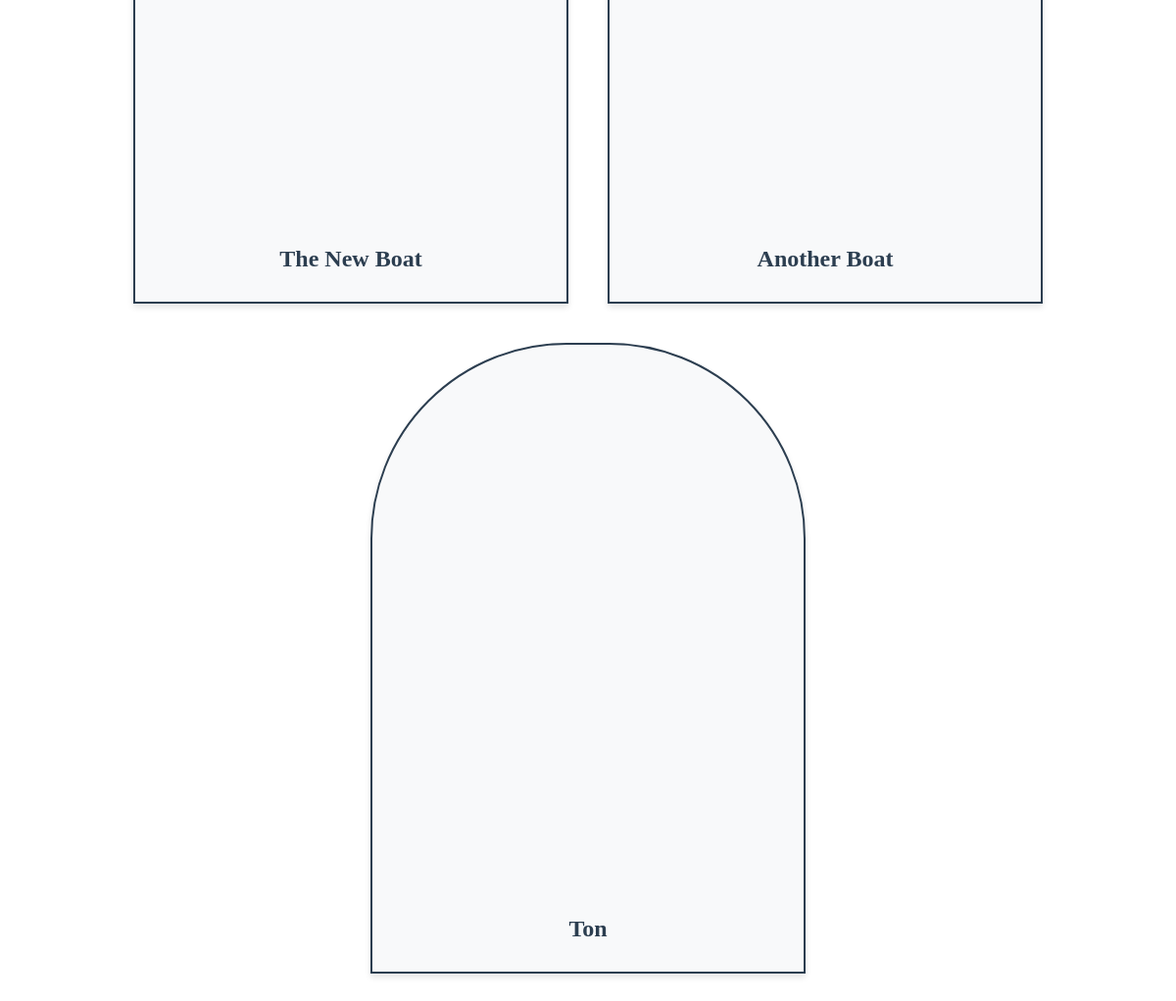
Before: /cabins/ (lower part) with the older database file.
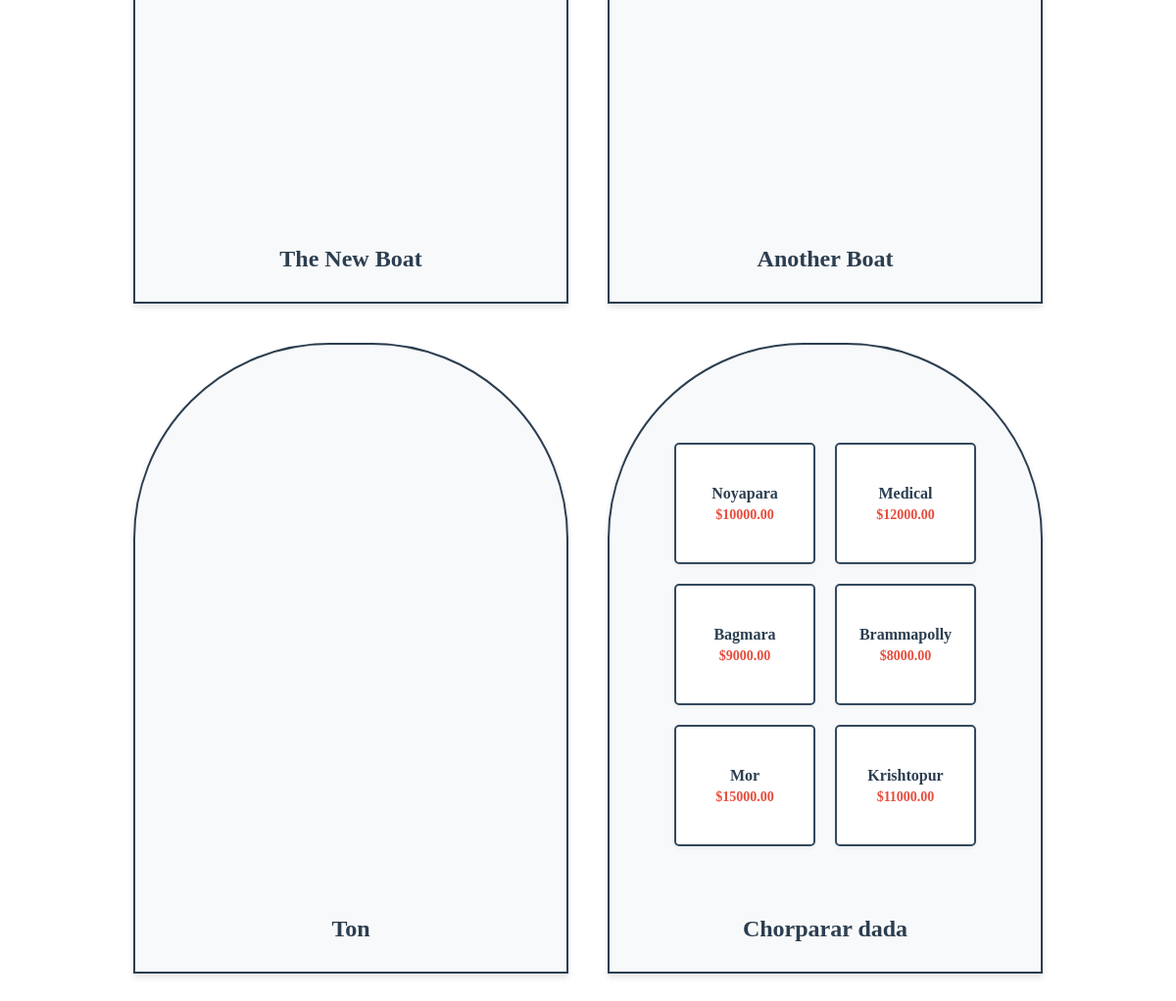
After: the same page with the newer database file.
### boats/models.py (models this page shows)
class Boat(models.Model):
    owner_profile = models.ForeignKey(BoatOwnerProfile, on_delete=models.CASCADE, related_name='boats')
    name = models.CharField(max_length=255)
    description = models.TextField(blank=True, null=True)
    price = models.DecimalField(max_digits=10, decimal_places=2)
    type = models.CharField(
        max_length=50,
        choices=[('House boat', 'House boat'), ('Semi House boat', 'Semi House boat'), ('Traditional boat', 'Traditional boat')]
    )
    cabin_quantity = models.IntegerField()
    is_reserved = models.BooleanField(default=False)
    booked_dates = models.TextField(blank=True, null=True)
    length = models.DecimalField(max_digits=10, decimal_places=2, blank=True, null=True)
    width = models.DecimalField(max_digits=10, decimal_places=2, blank=True, null=True)
    height = models.DecimalField(max_digits=10, decimal_places=2, blank=True, null=True)
    photos = models.ImageField(upload_to='images/', blank=True, null=True)
    created_by = models.IntegerField(blank=True, null=True)
    created_at = models.DateTimeField(auto_now_add=True)
    updated_by = models.IntegerField(blank=True, null=True)
    updated_at = models.DateTimeField(auto_now=True)
    deleted_by = models.IntegerField(blank=True, null=True)
    deleted_at = models.DateTimeField(blank=True, null=True)

class Cabin(models.Model):
    boat = models.ForeignKey(Boat, on_delete=models.CASCADE, related_name='cabins')
    name = models.CharField(max_length=255)
    cabin_no = models.CharField(max_length=50)
    description = models.TextField(blank=True, null=True)
    price = models.DecimalField(max_digits=10, decimal_places=2)
    booked_dates = models.TextField(blank=True, null=True)
    length = models.DecimalField(max_digits=10, decimal_places=2, blank=True, null=True)
    width = models.DecimalField(max_digits=10, decimal_places=2, blank=True, null=True)
    height = models.DecimalField(max_digits=10, decimal_places=2, blank=True, null=True)
    photos = models.TextField(blank=True, null=True)
    created_by = models.IntegerField(blank=True, null=True)
    created_at = models.DateTimeField(auto_now_add=True)
    updated_by = models.IntegerField(blank=True, null=True)
    updated_at = models.DateTimeField(auto_now=True)
    deleted_by = models.IntegerField(blank=True, null=True)
    deleted_at = models.DateTimeField(blank=True, null=True)

### boats/views.py (the view)
# urls.py: path('cabins/', views.cabin_list_view, name='cabins'),
def cabin_list_view(request):
    boats = Boat.objects.prefetch_related('cabins').all()
    context = {'boats': boats}
    return render(request, 'boats/cabin_list.html', context)

### boats/templates/boats/cabin_list.html (shortened to what this page needs)
{% extends 'base.html' %}
{% block content %}
    <div class="boat-container">
        {% for boat in boats %}
        <div class="boat">
            <div class="cabin-layout">
                {% for cabin in boat.cabins.all %}
                <div class="cabin" onclick="showCabinDetails({{ cabin.id }})">
                    <p class="cabin-name">{{ cabin.name }}</p>
                    {% if cabin.price %}
                        <p class="cabin-price">${{ cabin.price }}</p>
                    {% endif %}
                </div>
                {% endfor %}
            </div>
            <div class="boat-name">{{ boat.name }}</div>
        </div>
        {% empty %}
        <p>No boats available.</p>
        {% endfor %}
    </div>
{% endblock %}

### boats/templates/base.html (shortened to what this page needs)
<div class="container-fluid">
    {% block content %}
    {% endblock %}
</div>

### boats/templates/boats/cabin_list.html (style rules this page uses)
.boat-container { display: flex; flex-wrap: wrap; justify-content: center; gap: 40px; margin-top: 20px; padding: 20px; }
.boat { width: 400px; height: 600px; background: #f8f9fa; border: 2px solid #2c3e50; border-radius: 200px 200px 0 0; display: flex; flex-direction: column; align-items: center; position: relative; padding: 20px; box-shadow: 0 4px 6px rgba(0, 0, 0, 0.1); }
.cabin-layout { display: grid; grid-template-columns: repeat(2, 1fr); gap: 20px; justify-content: center; margin-top: 60px; padding: 20px; }
.cabin { width: 120px; height: 100px; background: white; border: 2px solid #34495e; display: flex; flex-direction: column; align-items: center; justify-content: center; text-align: center; padding: 10px; border-radius: 5px; box-shadow: 0 2px 4px rgba(0, 0, 0, 0.05); }
.cabin-name { margin: 0; color: #2c3e50; font-weight: bold; font-size: 16px; }
.cabin-price { margin: 5px 0 0 0; color: #e74c3c; font-weight: bold; font-size: 14px; }
.boat-name { position: absolute; bottom: 30px; font-size: 24px; font-weight: bold; color: #2c3e50; text-align: center; width: 100%; }
.cabin { cursor: pointer; transition: all 0.3s ease; }

Changed rows visible on the page:
added Boat: name "Chorparar dada"
added Cabin: name "Noyapara", price "10000.00"
added Cabin: name "Medical", price "12000.00"
added Cabin: name "Bagmara", price "9000.00"
added Cabin: name "Brammapolly", price "8000.00"
added Cabin: name "Mor", price "15000.00"
added Cabin: name "Krishtopur", price "11000.00"
